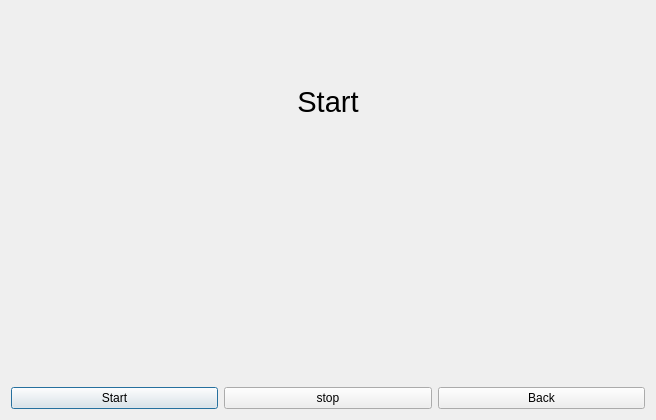
<?xml version="1.0" encoding="UTF-8"?>
<ui version="4.0">
 <class>Teacher</class>
 <widget class="QDialog" name="Teacher">
  <property name="geometry">
   <rect>
    <x>0</x>
    <y>0</y>
    <width>656</width>
    <height>420</height>
   </rect>
  </property>
  <property name="windowTitle">
   <string>Dialog</string>
  </property>
  <layout class="QVBoxLayout" name="verticalLayout">
   <item>
    <widget class="QLabel" name="ShowLabel">
     <property name="text">
      <string>&lt;html&gt;&lt;head/&gt;&lt;body&gt;&lt;p&gt;&lt;span style=&quot; font-size:22pt;&quot;&gt;Start&lt;/span&gt;&lt;/p&gt;&lt;/body&gt;&lt;/html&gt;</string>
     </property>
     <property name="alignment">
      <set>Qt::AlignCenter</set>
     </property>
    </widget>
   </item>
   <item>
    <widget class="QLabel" name="InputLabel">
     <property name="text">
      <string/>
     </property>
     <property name="alignment">
      <set>Qt::AlignCenter</set>
     </property>
    </widget>
   </item>
   <item>
    <layout class="QHBoxLayout" name="horizontalLayout">
     <item>
      <widget class="QPushButton" name="pushButton_2">
       <property name="text">
        <string>Start</string>
       </property>
      </widget>
     </item>
     <item>
      <widget class="QPushButton" name="StopButton">
       <property name="text">
        <string>stop</string>
       </property>
      </widget>
     </item>
     <item>
      <widget class="QPushButton" name="ComeBack">
       <property name="text">
        <string>Back</string>
       </property>
      </widget>
     </item>
    </layout>
   </item>
  </layout>
 </widget>
 <resources/>
 <connections/>
</ui>
